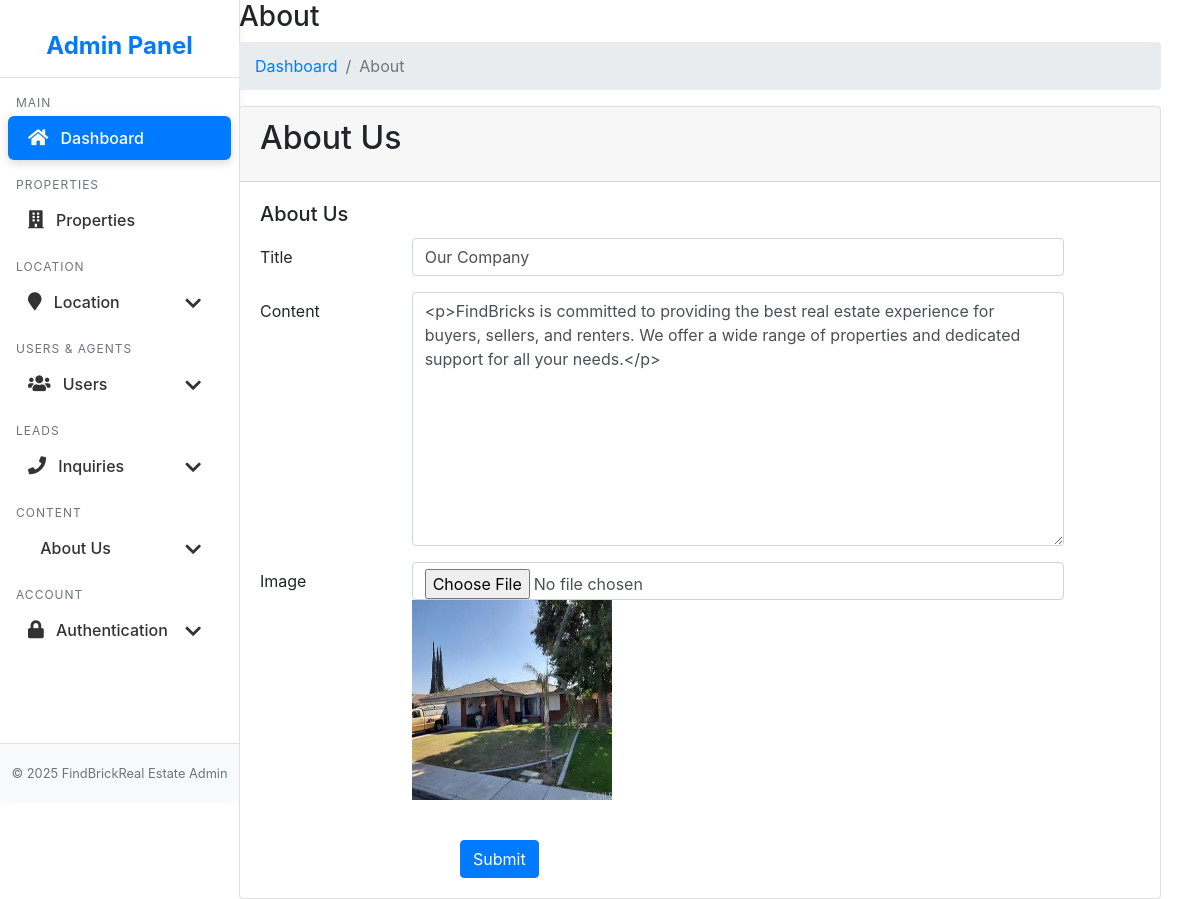
The page /FindBrick-Smart-Real-EState/admin/aboutedit.php?id=1 (signed in) on the database its author committed.
### tables this page shows
CREATE TABLE `about` (
  `id` int(11) NOT NULL,
  `title` varchar(255) NOT NULL,
  `description` text NOT NULL,
  `image` varchar(255) DEFAULT NULL
);

### FindBrick-Smart-Real-EState/admin/aboutedit.php (the view, shortened to what this page needs)
<?php
include("config.php");
?>
<!DOCTYPE html>
<html lang="en">
<head>
	<link href="https://cdn.jsdelivr.net/npm/bootstrap@4.6.2/dist/css/bootstrap.min.css" rel="stylesheet">
	<link href="https://cdn.jsdelivr.net/npm/bootstrap-icons/font/bootstrap-icons.css" rel="stylesheet">
</head>
<body>
	<div class="container-fluid">
		<div class="row">
			<?php include("sidebar.php"); ?>
			<main class="col-md-10 col-lg-10 px-md-4">
				<div class="page-wrapper">
					<div class="content container-fluid">
						<div class="page-header">
							<div class="row">
								<div class="col">
									<h3 class="page-title">About</h3>
									<ul class="breadcrumb">
										<li class="breadcrumb-item"><a href="dashboard.php">Dashboard</a></li>
										<li class="breadcrumb-item active">About</li>
									</ul>
								</div>
							</div>
						</div>
						<div class="row">
							<div class="col-md-12">
								<div class="card">
									<div class="card-header">
										<h2 class="card-title">About Us</h2>
									</div>
									<?php
									$aid = $_GET['id'];
									$sql = "SELECT * FROM about where id = {$aid}";
									$result = mysqli_query($con, $sql);
									while ($row = mysqli_fetch_row($result)) {
									?>
										<form method="post" enctype="multipart/form-data">
											<div class="card-body">
												<div class="row">
													<div class="col-xl-12">
														<h5 class="card-title">About Us </h5>
														<div class="form-group row">
															<label class="col-lg-2 col-form-label">Title</label>
															<div class="col-lg-9">
																<input type="text" class="form-control" name="title" value="<?php echo $row['1']; ?>">
															</div>
														</div>
														<div class="form-group row">
															<label class="col-lg-2 col-form-label">Content</label>
															<div class="col-lg-9">
																<textarea class="tinymce form-control" name="description" rows="10" cols="30"><?php echo $row['2']; ?></textarea>
															</div>
														</div>
														<div class="form-group row">
															<label class="col-lg-2 col-form-label">Image</label>
															<div class="col-lg-9">
																<input class="form-control" name="image" type="file">
																<img src="uploads/about/<?php echo $row['3']; ?>" height="200px" width="200px"><br><br>
															</div>
														</div>
													</div>
												</div>
												<div class="text-left">
													<input type="submit" class="btn btn-primary" value="Submit" name="update" style="margin-left:200px;">
												</div>
										</form>
								</div>
							<?php } ?>
							</div>
						</div>
					</div>
				</div>
		</div>
</body>
</html>

### FindBrick-Smart-Real-EState/admin/aboutedit.php (style rules this page uses)
body { font-family: 'Segoe UI', sans-serif; background: #f5f7fa; }
body { background: #f9f9f9; color: #111; transition: all 0.3s ease; }

### rows shown on the page
about: title "Our Company", description "<p>FindBricks is committed to providing the best real estate experience for buyers, sellers, and renters. We offer a wide range of properties and dedicated support for all your needs.</p>", image (picture)
